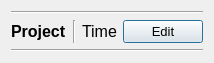
<?xml version="1.0" encoding="UTF-8"?>
<ui version="4.0">
 <class>your_tempo</class>
 <widget class="QDialog" name="your_tempo">
  <property name="geometry">
   <rect>
    <x>0</x>
    <y>0</y>
    <width>214</width>
    <height>57</height>
   </rect>
  </property>
  <property name="sizePolicy">
   <sizepolicy hsizetype="Preferred" vsizetype="Preferred">
    <horstretch>0</horstretch>
    <verstretch>0</verstretch>
   </sizepolicy>
  </property>
  <property name="maximumSize">
   <size>
    <width>16777215</width>
    <height>57</height>
   </size>
  </property>
  <property name="windowTitle">
   <string>Dialog</string>
  </property>
  <layout class="QGridLayout" name="gridLayout">
   <item row="1" column="0">
    <widget class="QLabel" name="project">
     <property name="maximumSize">
      <size>
       <width>16777215</width>
       <height>50</height>
      </size>
     </property>
     <property name="font">
      <font>
       <pointsize>12</pointsize>
       <weight>75</weight>
       <bold>true</bold>
      </font>
     </property>
     <property name="text">
      <string>Project</string>
     </property>
    </widget>
   </item>
   <item row="2" column="0" colspan="4">
    <widget class="Line" name="line_2">
     <property name="orientation">
      <enum>Qt::Horizontal</enum>
     </property>
    </widget>
   </item>
   <item row="1" column="1">
    <widget class="Line" name="line">
     <property name="orientation">
      <enum>Qt::Vertical</enum>
     </property>
    </widget>
   </item>
   <item row="1" column="2">
    <widget class="QLabel" name="time">
     <property name="font">
      <font>
       <pointsize>12</pointsize>
      </font>
     </property>
     <property name="text">
      <string>Time</string>
     </property>
    </widget>
   </item>
   <item row="1" column="3">
    <widget class="QPushButton" name="edit">
     <property name="font">
      <font>
       <pointsize>10</pointsize>
      </font>
     </property>
     <property name="text">
      <string>Edit</string>
     </property>
    </widget>
   </item>
   <item row="0" column="0" colspan="4">
    <widget class="Line" name="line_3">
     <property name="orientation">
      <enum>Qt::Horizontal</enum>
     </property>
    </widget>
   </item>
  </layout>
 </widget>
 <resources/>
 <connections/>
</ui>
